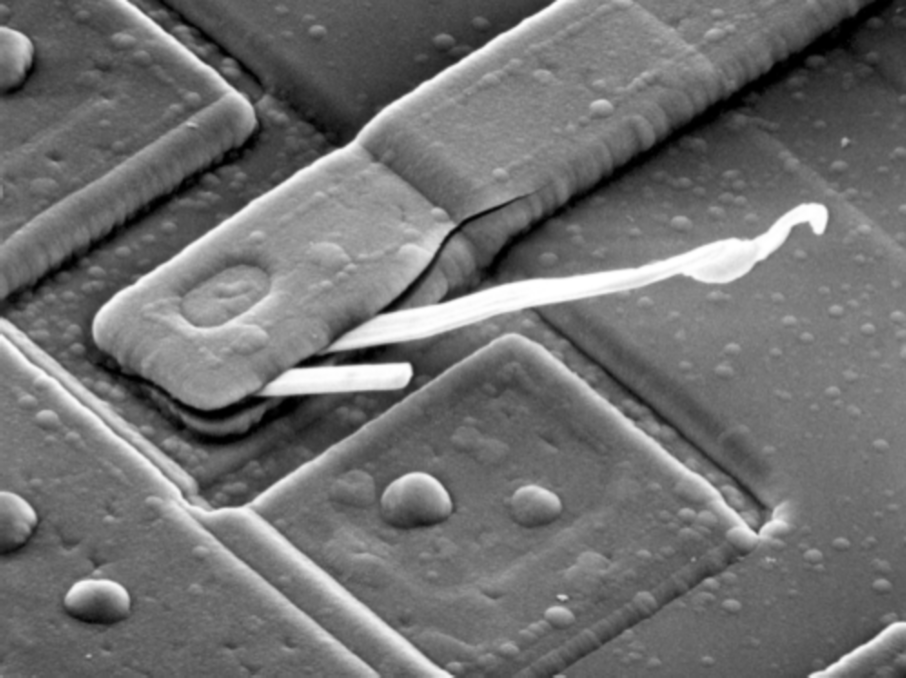
//> input picture assets/1.pgm, 906 x 678 px
$ ./brightness   (built with g++ and OpenCV 4)
//> lines starting //> are read from the running program, lines starting //| are printed output that depends on the picture; after the words box and inside, x2 and y2 are one past the last pixel; in counts of white or black regions, pixels touching at a corner belong together
#include <opencv2/opencv.hpp>
#include <iostream>

int main(int argc, char **argv)
{
  // 加载图像
  cv::Mat image;
  if (argc == 1)
  {
    image = cv::imread("../../assets/1.pgm");
//> image is the input picture: 678 rows x 906 cols, CV_8UC3; min 0, max 255, mean 112.6
  }
  else
  {
    image = cv::imread(argv[1]);
  }
  if (image.empty())
  {
    std::cout << "图像加载失败" << std::endl;
    return -1;
  }

  // 转换为灰度图像
  cv::Mat grayImage;
  cvtColor(image, grayImage, cv::COLOR_BGR2GRAY);

  // 计算直方图
  cv::Mat histogram;
  int histSize           = 256;      // 从0到255
  float range[]          = {0, 256}; // 灰度级的范围
  const float *histRange = {range};
  bool uniform = true, accumulate = false;
  calcHist(&grayImage, 1, 0, cv::Mat(), histogram, 1, &histSize, &histRange, uniform, accumulate);
//> histogram = 256 values, max 9674 at index 104, min 343 at index 11, mean 2399.5

  // 计算CDF
  cv::Mat cdf;
  histogram.copyTo(cdf);
//> cdf has the same summary as histogram
  for (int i = 1; i < histSize; i++)
  {
    cdf.at<float>(i) += cdf.at<float>(i - 1);
  }
//> after the loop, cdf = 256 values from 2408 to 614268
  cdf /= image.total(); // 归一化
//> cdf = 256 values from 0.00392 to 1

  // 寻找最低亮度20%和最高亮度20%的阈值
  float low_thresh = 0.2, high_thresh = 0.8;
  float low_val = 0, high_val = 0;
  for (int i = 0; i < histSize; i++)
  {
    if (cdf.at<float>(i) < low_thresh)
    {
      low_val = i;
    }
    if (cdf.at<float>(i) < high_thresh)
    {
      high_val = i;
    }
  }
  std::cout << "最低亮度的20%阈值是: " << low_val << std::endl;
//| 最低亮度的20%阈值是: 83
  std::cout << "最高亮度的20%阈值是: " << high_val << std::endl;
//| 最高亮度的20%阈值是: 136

  // 绘制直方图（在C++中通常需要额外的库如OpenCV HighGUI或其他图形库）
  int hist_w = 512, hist_h = 400;
  int bin_w = cvRound((double)hist_w / histSize);
  cv::Mat histImage(hist_h, hist_w, CV_8UC1, cv::Scalar(0, 0, 0));
  normalize(histogram, histogram, 0, histImage.rows, cv::NORM_MINMAX, -1, cv::Mat());
//> histogram = 256 values, max 400 at index 104, min 0 at index 11, mean 88.16

  for (int i = 1; i < histSize; i++)
  {
    line(histImage,
         cv::Point(bin_w * (i - 1), hist_h - cvRound(histogram.at<float>(i - 1))),
         cv::Point(bin_w * (i), hist_h - cvRound(histogram.at<float>(i))),
         cv::Scalar(255, 0, 0), 2, 8, 0);
  }
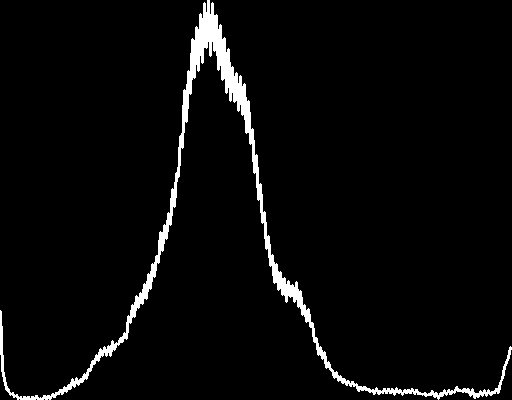
//> histImage: 400 rows x 512 cols, CV_8UC1; 3.6% white; 1 white region, box (x1, y1, x2, y2) and area: (0, 0, 512, 400) 7366

  // 显示原图和直方图
  cv::imshow("原始图像", image);
  cv::imshow("灰度直方图", histImage);
  cv::waitKey(0);

  return 0;
}

$ run again, with assets/2.pgm copied over assets/1.pgm
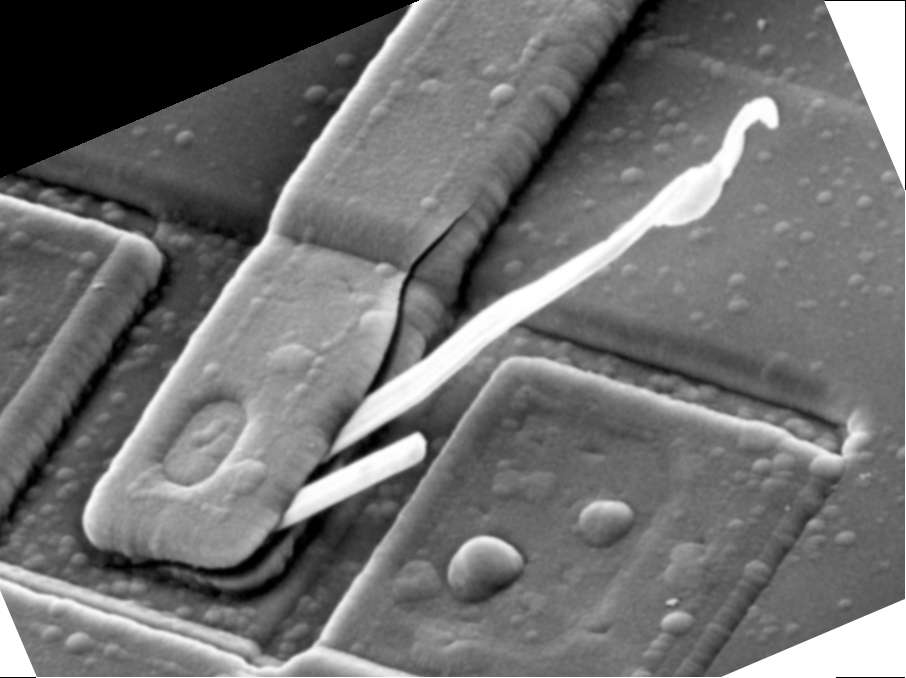
//> input picture assets/2.pgm, 906 x 678 px
//> image is the input picture: 678 rows x 906 cols, CV_8UC3; min 0, max 255, mean 112.1
//> `calcHist(&grayImage, 1, 0, cv::Mat(), histogram, 1, &histSize, &histRa..`: histogram = 256 values, max 39338 at index 0, min 337 at index 14, mean 2399.5
//> `histogram.copyTo(cdf);`: cdf has the same summary as histogram
//> after the loop `for (int i = 1; i < histSize; i++)`: cdf = 256 values from 39338 to 614268
//> `cdf /= image.total();`: cdf = 256 values from 0.064 to 1
//| 最低亮度的20%阈值是: 75
//| 最高亮度的20%阈值是: 143
//> `normalize(histogram, histogram, 0, histImage.rows, cv::NORM_MINMAX, -1..`: histogram = 256 values, max 400 at index 0, min 0 at index 14, mean 21.15
//> after the loop `for (int i = 1; i < histSize; i++)`:
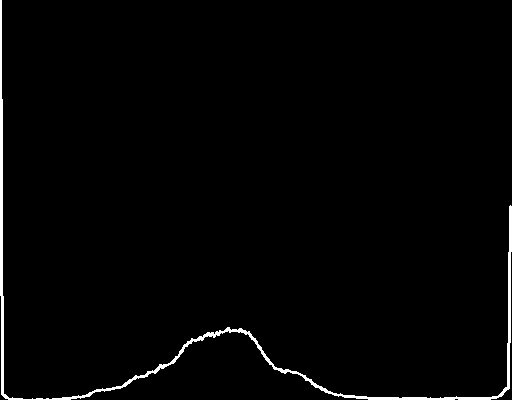
//> histImage: 400 rows x 512 cols, CV_8UC1; 1.6% white; 1 white region, box (x1, y1, x2, y2) and area: (0, 0, 512, 400) 3252
